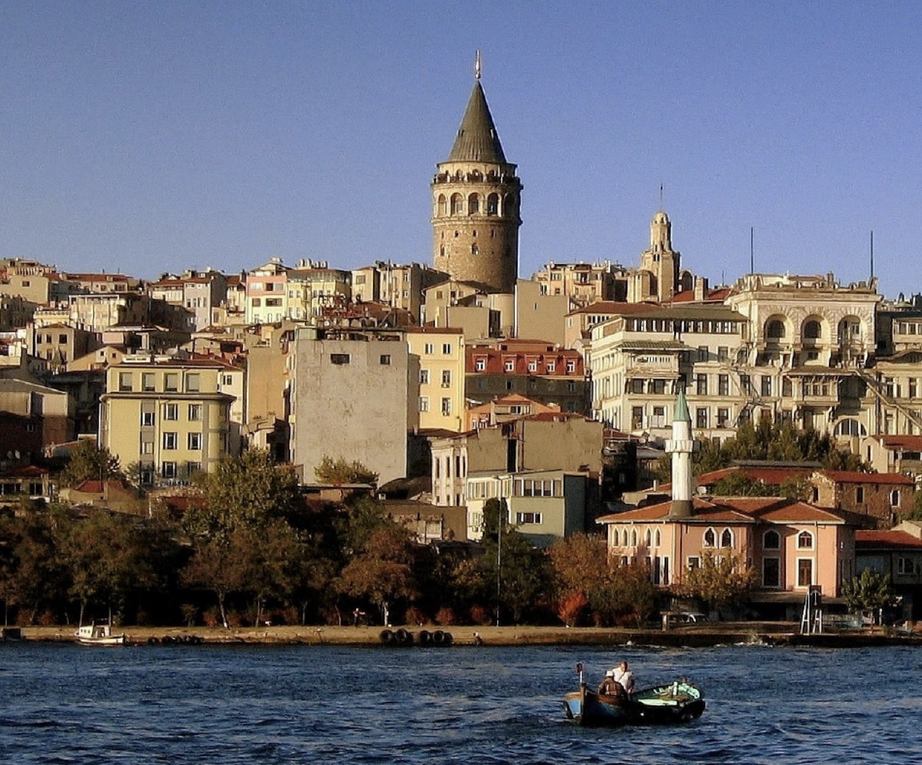
#> input picture report/data/image1.png, 922 x 765 px, shrunk from 1268 x 1052 before the run; its folder holds only this picture in this run
$ python main.py
#> lines starting #> are read from the running program, lines starting #| are printed output that depends on the picture; after the words box and inside, x2 and y2 are one past the last pixel; in counts of white or black regions, pixels touching at a corner belong together
#> further down, image is the input picture: PIL image 922x765 RGBA; mean R, G, B, A 106.4, 103.9, 109.9, 255
from PIL import Image
from scipy.ndimage import gaussian_filter, median_filter
import matplotlib.pyplot as plt
import numpy as np
import os
from scipy import ndimage

def show_image(title, image):
    plt.subplot(1, 2, 1)
    plt.imshow(image, cmap="gray")
    plt.title(title)
    plt.axis("off")
    plt.show()

""" PART 1 """
def image_smoothing(image, filter_type, filter_parameter_value):
#> called with filter_type = 'gaussian', filter_parameter_value = 2
    image_array = np.array(image)
    if filter_type == 'gaussian':
        smoothed_image = gaussian_filter(image_array, filter_parameter_value)
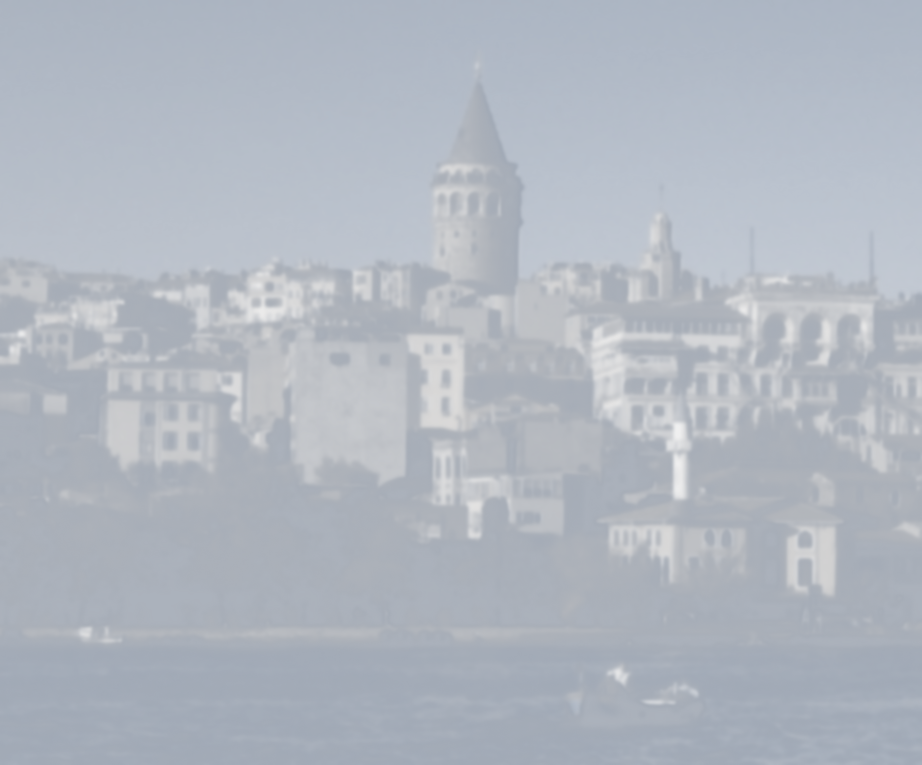
#> smoothed_image: shape (765, 922, 4); mean R, G, B, A 123.9, 134.4, 150.1, 161.7; transparent parts drawn white

    elif filter_type == 'median':
        smoothed_image = median_filter(image_array, size=filter_parameter_value)

    elif filter_type == 'uniform':
        smoothed_image = ndimage.uniform_filter(image_array, size=filter_parameter_value)

    smoothed_image = Image.fromarray(np.uint8(smoothed_image))
    return smoothed_image


""" PART 2 """
def edge_detection(image, k, sigma, epsilon):
#> called with k = 4, sigma = 2, epsilon = 50
    sigma2 = k * sigma
    gray_image = image.convert('L')
    input_image = np.array(gray_image)
    gaussian1 = gaussian_filter(input_image, sigma=sigma)
    gaussian2 = gaussian_filter(input_image, sigma=sigma2)
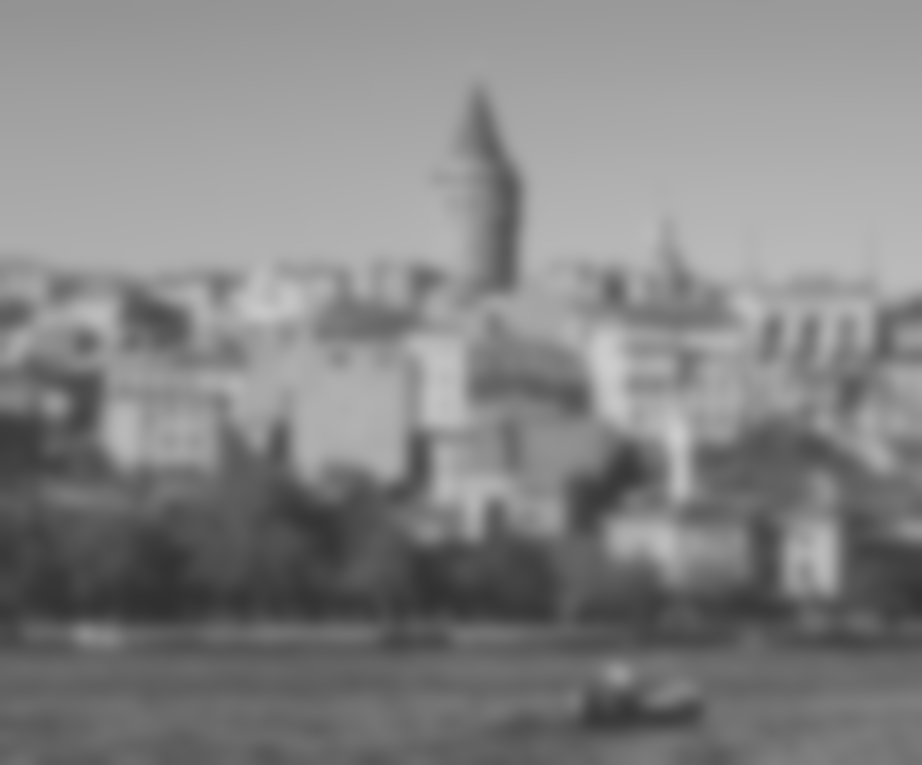
#> gaussian2: shape (765, 922); min 48, max 205, mean 132.1

    equation1and2_result = gaussian1 - gaussian2
    thresholded_image = np.where(equation1and2_result >= epsilon, 255, 0).astype(np.uint8)
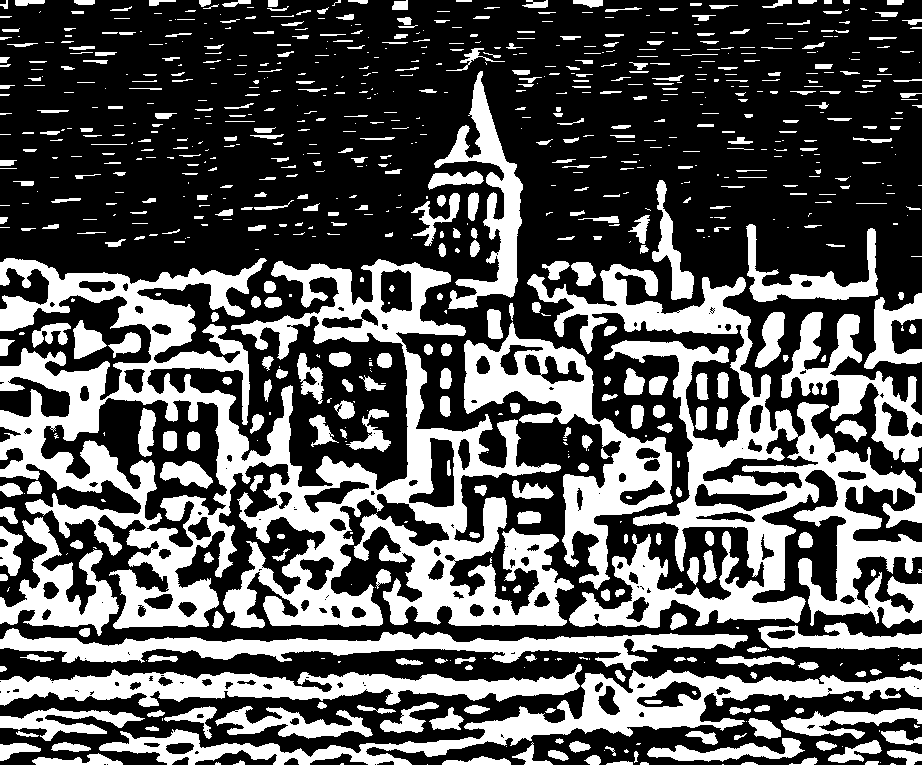
#> thresholded_image: shape (765, 922); 35.1% white; 834 white regions (382 under 20 px), largest, box (x1, y1, x2, y2) and area: (0, 258, 574, 629) 75760, (527, 264, 922, 628) 39073, (99, 670, 922, 765) 15827
    thresholded_image = Image.fromarray(np.uint8(thresholded_image))

    return thresholded_image

""" PART 3 """
def image_quantization(image, conversion, value):
#> called with conversion = 'LAB', value = 60
    image_rgb = image.convert('RGB') #since original image is RGBA
    converted_image = image_rgb.convert(conversion)
#> converted_image: PIL image 922x765 LAB; mean of channels 0, 1, 2 111.3, 39.8, 123.5
    image_rgb_array = np.array(image_rgb)
    converted_image_array = np.array(converted_image)
    if conversion == 'LAB':
        quantized = np.floor_divide(converted_image_array[:, :, 0], value) * value
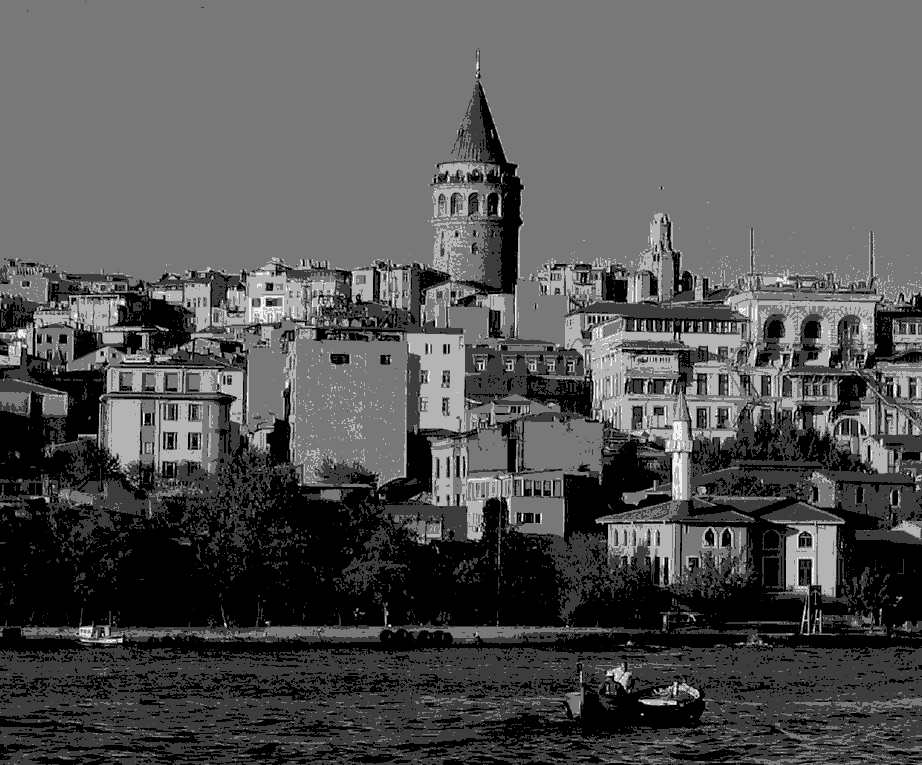
#> quantized: shape (765, 922); min 0, max 240, mean 82.7
        converted_image_array[:, :, 0] = quantized
#> converted_image_array: shape (765, 922, 3); mean of channels 0, 1, 2 82.7, 39.8, 123.5
    elif conversion == 'HSV':
        quantized = np.floor_divide(converted_image_array[:, :, 2], value) * value
        converted_image_array[:, :, 2] = quantized
    else:
        r, g, b = image_rgb.split()
        quantized_r = np.floor_divide(image_rgb_array[:, :, 0], value) * value
        quantized_g = np.floor_divide(image_rgb_array[:, :, 1], value) * value
        quantized_b = np.floor_divide(image_rgb_array[:, :, 2], value) * value
        image_rgb_array[:, :, 0] = quantized_r
        image_rgb_array[:, :, 1] = quantized_g
        image_rgb_array[:, :, 2] = quantized_b

        quantized = Image.fromarray(image_rgb_array)
        return quantized  # Return the quantized image here for 'RGB' conversion

    quantized_image = Image.fromarray(converted_image_array, conversion)
    quantized_image_rgb = quantized_image.convert('RGB')
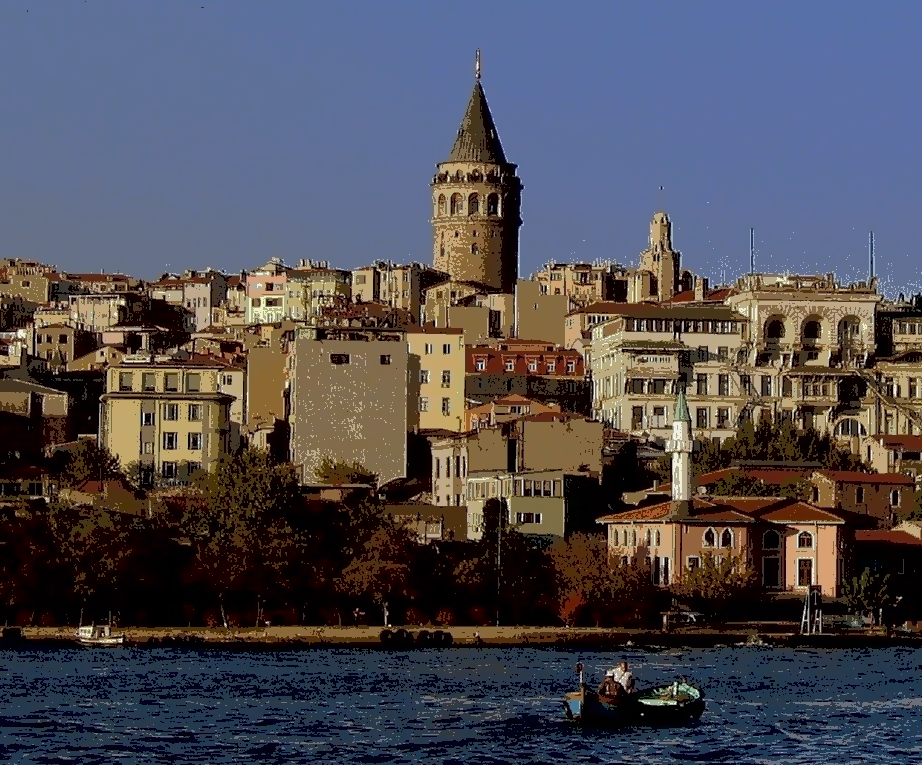
#> quantized_image_rgb: PIL image 922x765 RGB; mean R, G, B 78.7, 76.1, 83.8
    return quantized_image_rgb

""" PART 4 """
def combine_edges_quantized(edges, quantized):
    inverted_edges = 1 - edges
    #inverted_edge = Image.fromarray(np.uint8(inverted_edges))
    #inverted_edge.show()
    quantized_array = np.array(quantized)
    combined_image = np.zeros_like(quantized_array)
    for channel in range(quantized_array.shape[-1]):
        print(channel)
        combined_image[:, :, channel] = inverted_edges * quantized_array[:, :, channel]
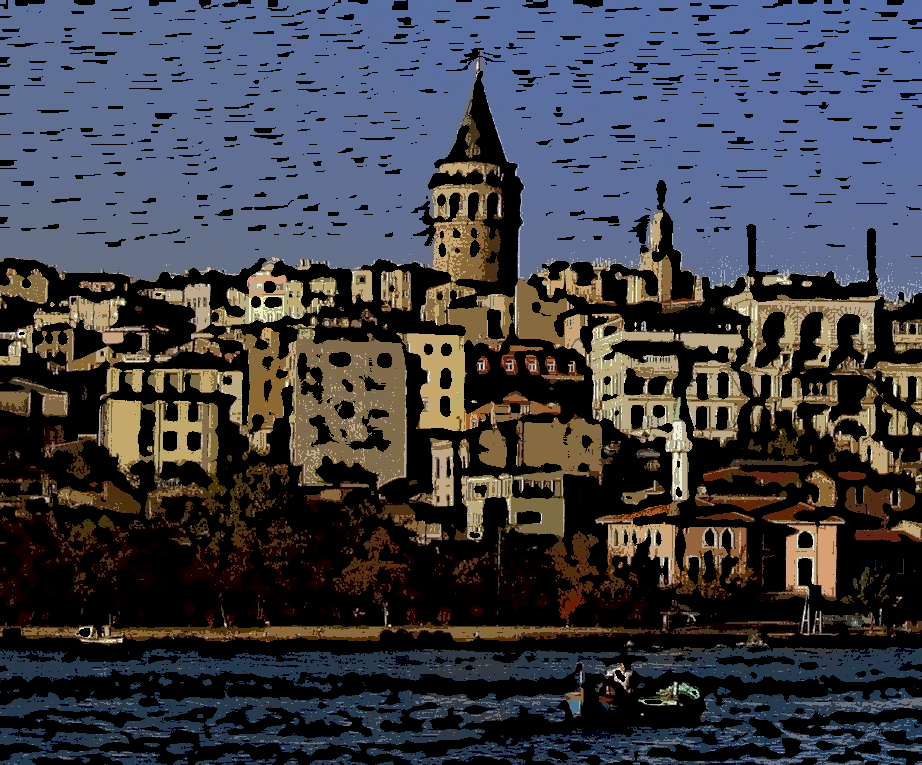
#> combined_image: shape (765, 922, 3); mean R, G, B 62.6, 63.3, 70.9

    combined_image = Image.fromarray(np.uint8(combined_image))
    return combined_image


input_folder = 'report/data/'
output_folder = 'report/result/'

"""------------------ PARAMETERS -----------------------"""

filter_type = 'gaussian' # gaussian, median, uniform
filter_parameter_value = 2 # sigma or kernel_size value
k = 4
sigma_value_for_edge_detection = 2
epsilon = 50
conversion_type = 'LAB' # it can be LAB, HSV, RGB
quantization_value = 60

""" ----------------------------------------------------"""

os.makedirs(output_folder, exist_ok=True)


for i in range(1, 7):
    image_path = f'{input_folder}image{i}.png'
    output_path = f'{output_folder}result{i}.png'


    image = Image.open(image_path)
    #image.show()
    smooth_image = image_smoothing(image, filter_type=filter_type, filter_parameter_value=filter_parameter_value)
    #smooth_image.show()

    edge_detected_image = edge_detection(smooth_image, k=k, sigma=sigma_value_for_edge_detection, epsilon=epsilon)
    #edge_detected_image.show()
    quantized_image = image_quantization(image, conversion=conversion_type, value=quantization_value)
    #quantized_image.show()

    edge_detected_image = np.array(edge_detected_image) / 255
    final_image = combine_edges_quantized(edge_detected_image, quantized_image)
    #final_image.show()
    final_image.save(output_path)
    print(f'{image_path} saved as {output_path}')

    plt.subplots_adjust(wspace=0.03, hspace=0)

    plt.subplot(1, 5, 1)
    plt.imshow(image)
    plt.title('Original Image')
    plt.axis('off')

    plt.subplot(1, 5, 2)
    plt.imshow(smooth_image)
    plt.title('Smoothed Image')
    plt.axis('off')

    plt.subplot(1, 5, 3)
    plt.imshow(edge_detected_image, cmap='gray')
    plt.title('Edged Image')
    plt.axis('off')

    plt.subplot(1, 5, 4)
    plt.imshow(quantized_image, cmap='gray')
    plt.title('Quantized Image')
    plt.axis('off')

    plt.subplot(1, 5, 5)
    plt.imshow(final_image, cmap='gray')
    plt.title('Cartoon Image')
    plt.axis('off')

    plt.show()
#> (the run stopped early here; a loop or call above may not have finished)
